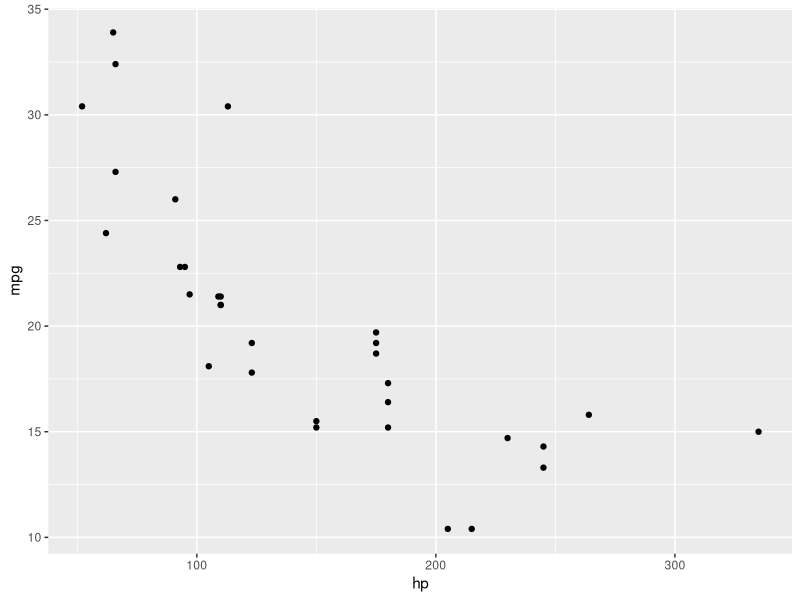
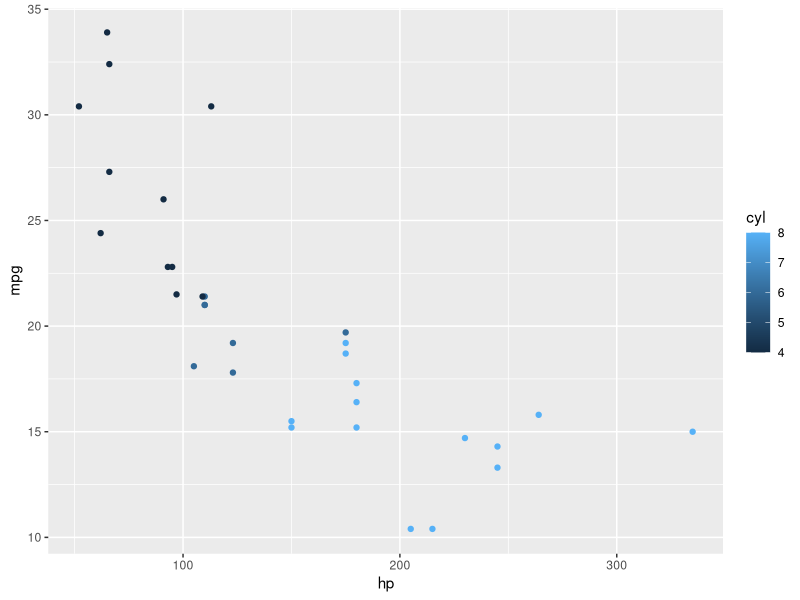
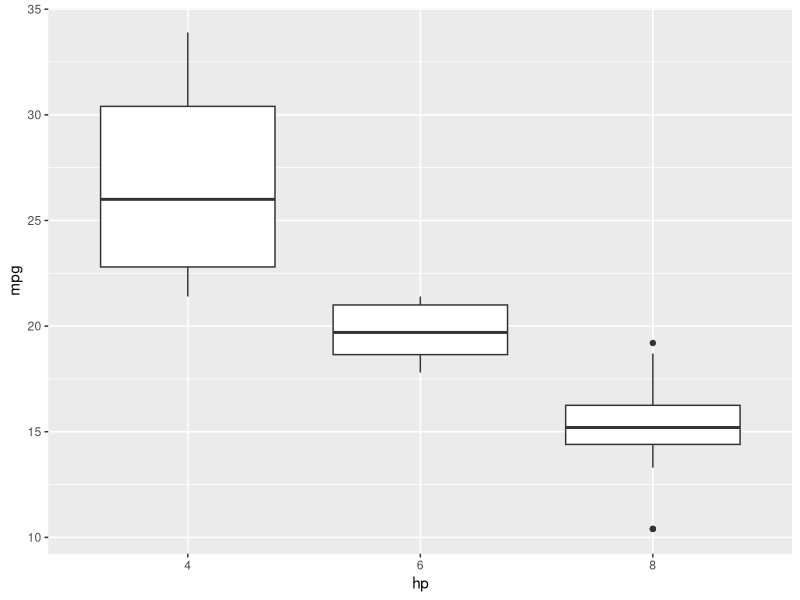
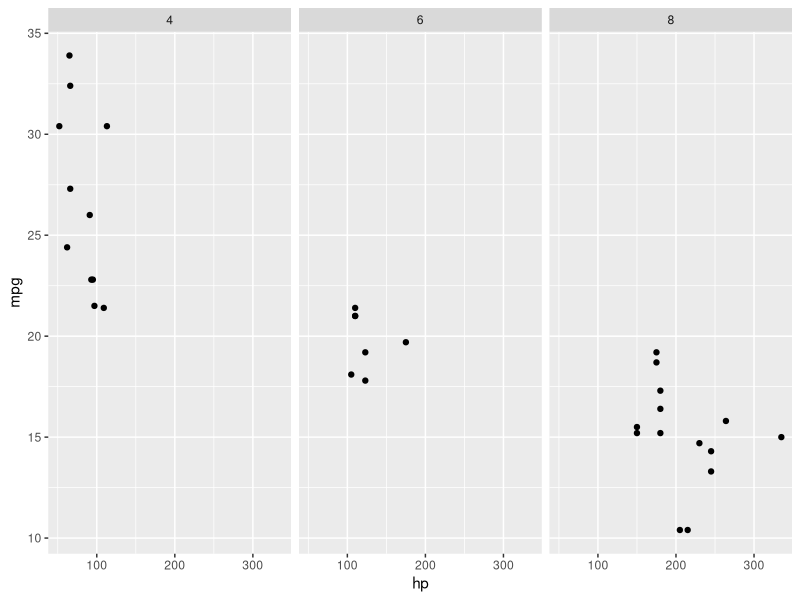
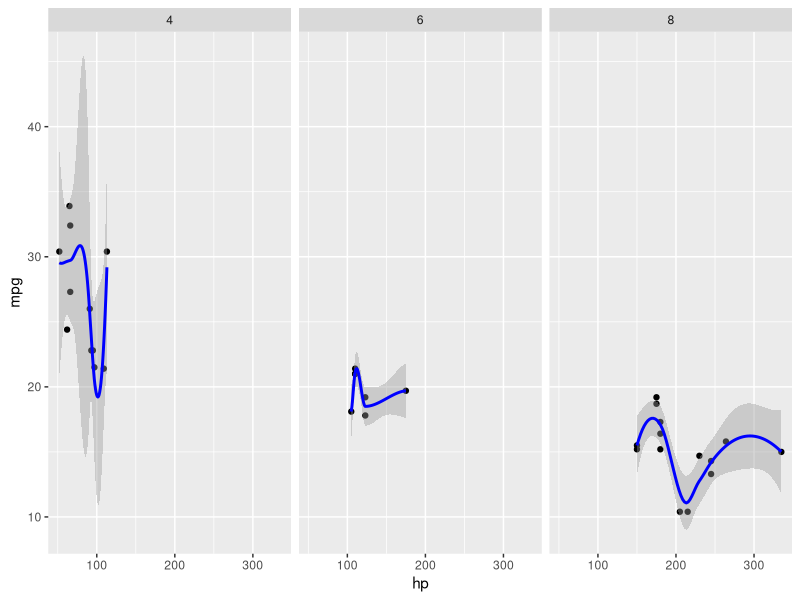

These charts were generated, in order, by the following R code:
#======================ggplo2 plotting system Example 2============#
library(ggplot2)
attach(mtcars)

# ggplot()

# Basic:
ggplot(mtcars, aes(hp, mpg)) + geom_point()
# With color:
ggplot(mtcars, aes(hp, mpg)) + geom_point(aes(color = cyl))

# Boxplots:
ggplot(data=mtcars, aes(hp, mpg)) + geom_boxplot(aes(as.factor(cyl)))

# Faceting
mtcars$cyl <- factor(mtcars$cyl)
ggplot(data=mtcars, aes(hp, mpg)) + geom_point() + facet_grid(~ cyl)

# Smoothing:
ggplot(data=mtcars, aes(hp, mpg)) + geom_point() + facet_grid(~ cyl) + geom_smooth(colour = "blue", size = 1)


#======================End of ggplo2 plotting system Example 2============#